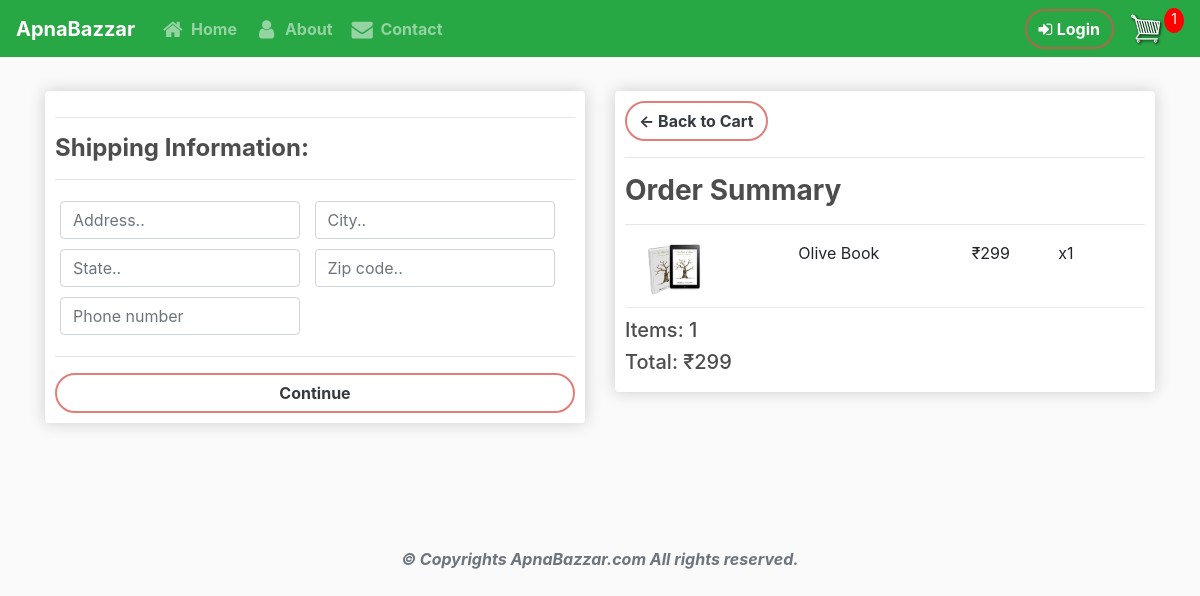
Screenshot of /checkout/ (signed in) with the database file from the repository.
### shop/models.py (models this page shows, shortened)
class OrderItem(models.Model):
    product = models.ForeignKey(Product, on_delete=models.SET_NULL, null=True)
    order = models.ForeignKey(Order, on_delete=models.SET_NULL, null=True)
    quantity = models.IntegerField(default=0, null=True, blank=True)
    date_added = models.DateTimeField(auto_now_add=True)
    @property
    def get_total(self):
        total = self.product.price * self.quantity
        return total

class Product(models.Model):
    name = models.CharField(max_length=200)
    price = models.IntegerField()
    digital = models.BooleanField(default=False, null=True, blank=True)
    image = models.ImageField(null=True, blank=True)
    @property
    def imageURL(self):
        try:
            url = self.image.url
        except:
            url = ''
        return url

class Order(models.Model):
    customer = models.ForeignKey(Customer, on_delete=models.SET_NULL, null=True, blank=True)
    date_ordered = models.DateTimeField(auto_now_add=True)
    complete = models.BooleanField(default=False)
    transaction_id = models.CharField(max_length=100, null=True)
    @property
    def shipping(self):
        shipping = False
        orderitems = self.orderitem_set.all()
        for i in orderitems:
            if i.product.digital == False:
                shipping = True
        return shipping
    @property
    def get_cart_total(self):
        orderitems = self.orderitem_set.all()
        total = sum([item.get_total for item in orderitems])
        return total
    @property
    def get_cart_items(self):
        orderitems = self.orderitem_set.all()
        total = sum([item.quantity for item in orderitems])
        return total

### shop/views.py (the view)
# urls.py: path('checkout/', views.checkout, name="checkout"),
def checkout(request):
    data = cartData(request)
    cartItems = data['cartItems']
    order = data['order']
    items = data['items']
    context = {'items': items, 'order': order, 'cartItems': cartItems}
    return render(request, 'shop/checkout.html', context)

### shop/utils.py (called while the page is built)
def cartData(request):
    if request.user.is_authenticated:
        customer = request.user.customer
        order, created = Order.objects.get_or_create(customer=customer, complete=False)
        items = order.orderitem_set.all()
        cartItems = order.get_cart_items
    else:
        cookieData = cookieCart(request)
        cartItems = cookieData['cartItems']
        order = cookieData['order']
        items = cookieData['items']
    return {'cartItems': cartItems, 'order': order, 'items': items}

### shop/templates/shop/checkout.html (shortened to what this page needs)
{% extends 'shop/main.html' %}
{% load static %}
{% block content %}
     <div class="row">
		<div class="col-lg-6">
			<div class="box-element" id="form-wrapper">
				<form id="form">
					<div id="shipping-info">
						<hr>
						<h4><b>Shipping Information:</b></h4>
						<hr>
						<div class="form-field">
							<input class="form-control" type="text" name="address" placeholder="Address.." required>
						</div>
						<div class="form-field">
							<input class="form-control" type="text" name="city" placeholder="City.." required>
						</div>
						<div class="form-field">
							<input class="form-control" type="text" name="state" placeholder="State.." required>
						</div>
						<div class="form-field">
							<input class="form-control" type="text" name="zipcode" placeholder="Zip code.." required>
						</div>
						<div class="form-field">
							<input class="form-control" type="tel" name="phone" placeholder="Phone number" pattern="[0-9]{3}-[0-9]{2}-[0-9]{3}" required>
						</div>
					</div>
					<hr>
					<input id="form-button" class="btn btn-outline-dark btn-block cont" style="font-weight: bold;" type="submit" value="Continue">
				</form>
			</div>
			<br>
		</div>
		<div class="col-lg-6">
			<div class="box-element">
				<a  class="btn btn-outline-dark" href="{% url 'cart' %}"><b>&#x2190; Back to Cart</b></a>
				<hr>
				<h3><b>Order Summary</b></h3>
				<hr>
				{% for item in items %}
				<div class="cart-row">
					<div style="flex:2"><img class="row-image" src="{{item.product.imageURL}}"></div>
					<div style="flex:2"><p>{{item.product.name}}</p></div>
					<div style="flex:1"><p>₹{{item.product.price}}</p></div>
					<div style="flex:1"><p>x{{item.quantity}}</p></div>
				</div>
				{% endfor %}
				<h5>Items:   {{order.get_cart_items}}</h5>
				<h5>Total:   ₹{{order.get_cart_total}}</h5>
			</div>
		</div>
	</div>
{% endblock content %}

### static/css/main.css (style rules this page uses)
body { background-color: hsl(0, 0%, 98%); }
h1,h2,h3,h4,h5,h6 { color:hsl(0, 0%, 30%); }
.box-element { box-shadow:hsl(0, 0%, 80%) 0 0 16px; background-color: #fff; border-radius: 4px; padding: 10px; }
.col-lg-4, .col-lg-6, .col-lg-8, .col-lg-12 { margin-top: 10px; }
.btn { border: 2px solid rgba(217, 83, 78, 0.75); border-radius: 40px; background: transparent; transition: all 0.3s ease 0s; }
.row-image { width: 100px; }
.form-field { width:250px; display: inline-block; padding: 5px; }
.cart-row { display: flex; align-items: flex-stretch; padding-bottom: 10px; margin-bottom: 10px; border-bottom: 1px solid #ececec; }

### rows the page displays
OrderItem: product.imageURL (picture), product.name "Olive Book", product.price "299", quantity "1"
Order: get_cart_items "1", get_cart_total "299"

### other values shown
{{ cartItems }} "1"
